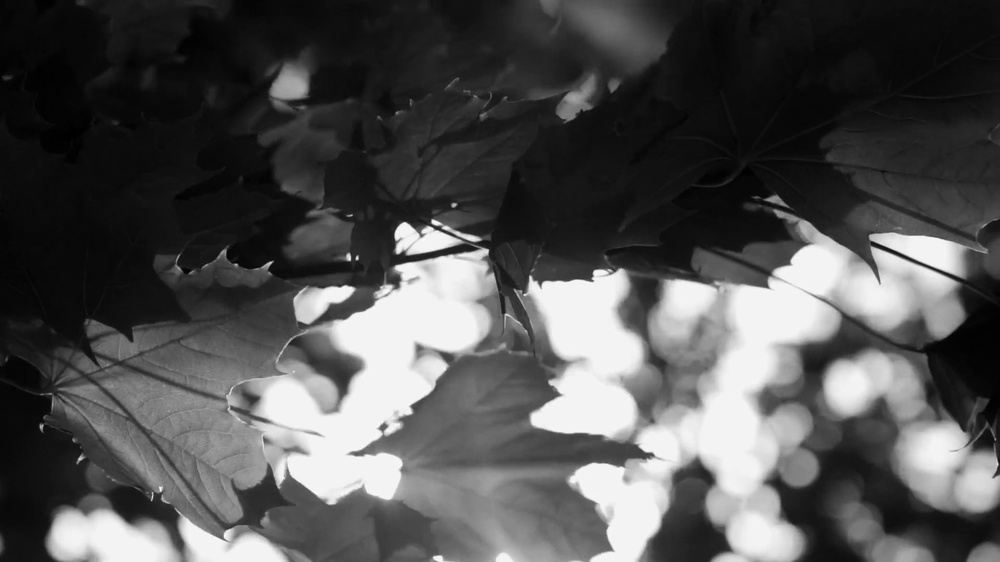
#> input picture HW2/Q2_source.jpg, 1000 x 562 px, shrunk from 1920 x 1080 before the run
$ python Histogram_Specification.py
#> lines starting #> are read from the running program, lines starting #| are printed output that depends on the picture
'''
Author: jiahanyoyoyo harry620325@gmail.com
Date: 2024-04-01 15:09:49
LastEditors: jiahanyoyoyo harry620325@gmail.com
LastEditTime: 2024-04-01 19:52:53
FilePath: \HW2\Histogram_Specification.py
Description: 这是默认设置,请设置`customMade`, 打开koroFileHeader查看配置 进行设置: https://github.com/OBKoro1/koro1FileHeader/wiki/%E9%85%8D%E7%BD%AE
'''
import cv2
import numpy as np
import matplotlib.pyplot as plt

img = cv2.imread("Q2_source.jpg",cv2.IMREAD_GRAYSCALE)
#> img is the input picture: shape (562, 1000); min 0, max 254, mean 81.6
ref = cv2.imread("Q2_reference.jpg",cv2.IMREAD_GRAYSCALE)
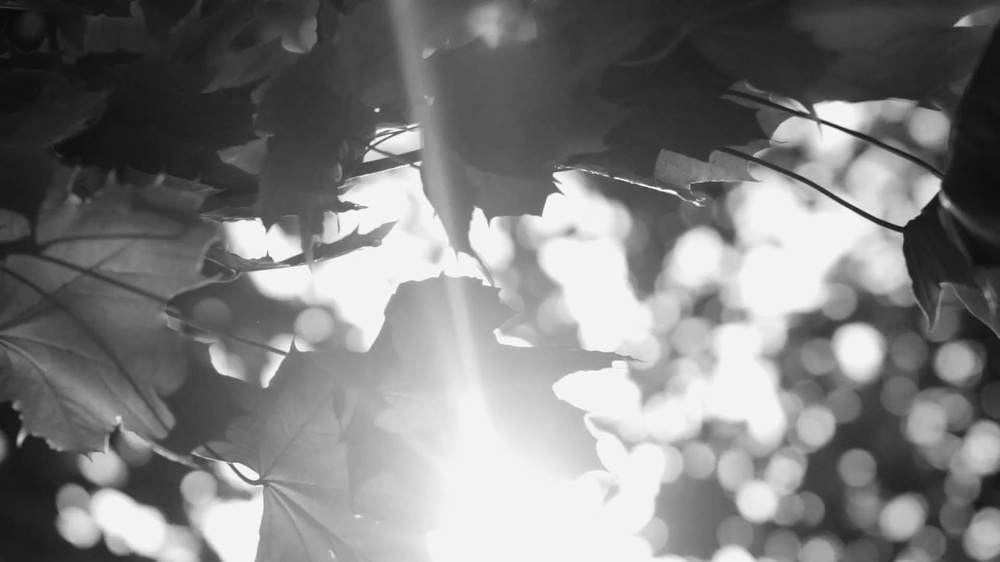
#> input picture HW2/Q2_reference.jpg, 1000 x 562 px, shrunk from 1920 x 1080 before the run
#> ref is the input picture: shape (562, 1000); min 9, max 255, mean 125.8


img_h,img_w = img.shape
#> img_h = 562; img_w = 1000
ref_h,ref_w = ref.shape
#> ref_h = 562; ref_w = 1000

img_total = img_h * img_w
#> img_total = 562000
ref_total = ref_h * ref_w
#> ref_total = 562000

plt.hist(img.ravel(),256,[0,256])

img_cnt = np.zeros(256,dtype=np.int32)
ref_cnt = np.zeros(256,dtype=np.int32)

for i in range(img_h):
    for j in range(img_w):
        img_cnt[img[i,j]] += 1

for i in range(ref_h):
    for j in range(ref_w):
        ref_cnt[ref[i,j]] += 1


img_probilities = np.zeros(256,dtype=np.float32)
ref_probilities = np.zeros(256,dtype=np.float32)


for i in range(256):
    img_probilities[i] = img_cnt[i] / img_total
    ref_probilities[i] = ref_cnt[i] / ref_total

img_cdf = np.zeros(256,dtype=np.float32)
ref_cdf = np.zeros(256,dtype=np.float32)

img_cdf[0] = img_probilities[0]
ref_cdf[0] = ref_probilities[0]

for i in range(1,256):
    img_cdf[i] = img_cdf[i - 1] + img_probilities[i]
    ref_cdf[i] = ref_cdf[i - 1] + ref_probilities[i]
#> after the loop, img_cdf = 256 values from 0.000174 to 1; ref_cdf = 256 values from 0 to 1

img_map = np.zeros(256,dtype=np.uint8)

for i in range(256):
    min_diff = 1.0
    for j in range(256):
        diff = abs(img_cdf[i] - ref_cdf[j])
        if diff < min_diff:
            min_diff = diff
            img_map[i] = j
#> after the loop, img_map = 256 values from 11 to 255

for i in range(img_h):
    for j in range(img_w):
        img[i,j] = img_map[img[i,j]]
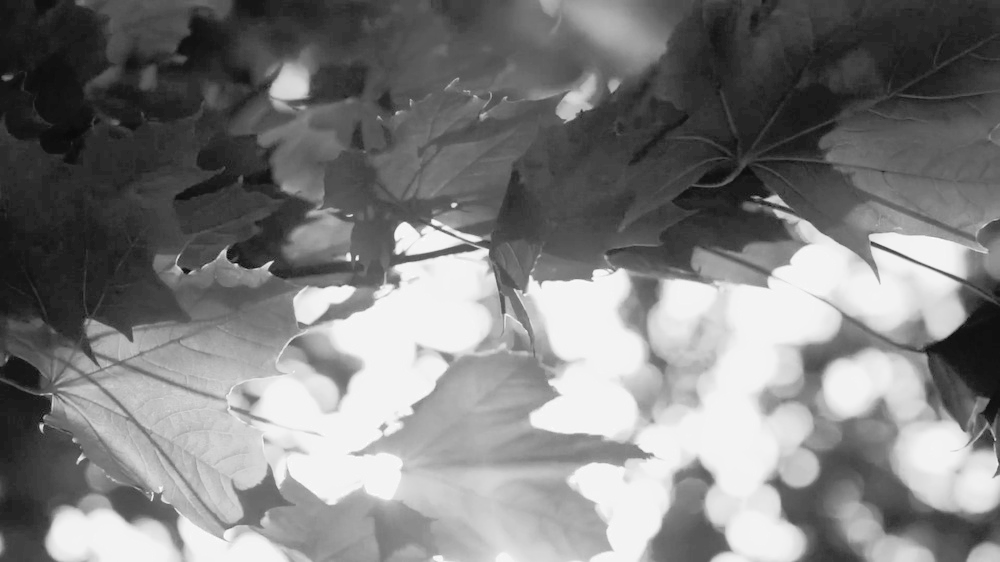
#> img: shape (562, 1000); min 11, max 255, mean 126.2

plt.hist(img.ravel(), 256,[0,256])
plt.hist(ref.ravel(), 256,[0,256])

plt.legend(('before matching','after matching','target'),loc = 'upper left')
plt.xlabel('Intensity')
plt.ylabel('# of pixels')

plt.savefig('hist_spec.png',dpi = 300,bbox_inches ='tight')
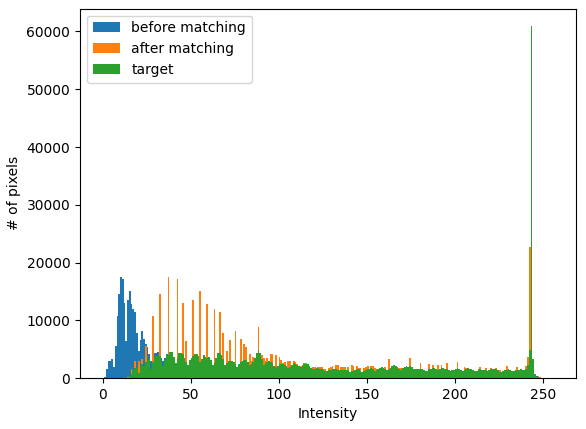
#> figure drawn by matplotlib, 1 panel; tallest bar 41496 high, from x = 243 to 244; tallest bar 41496 high, from x = 243 to 244; tallest bar 60910 high, from x = 243 to 244
plt.show()

cv2.imwrite('Q2_spec.jpg',img)
